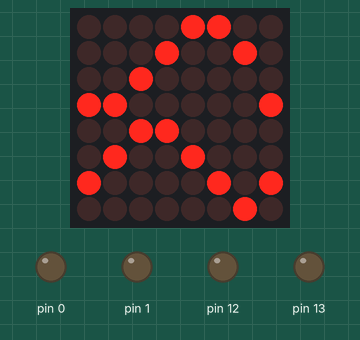
A sketch run on a simulated Arduino Uno, built with avr-gcc and run on an emulated ATmega328P. Shown: 8×8 LED matrix, output pins drawn as LEDs (lit = HIGH). Wiring (inferred from the names in the program): LED matrix (orientation assumed): rows A5, A4, A3, A2, A1, A0, pin 2, pin 3; columns pin 4, pin 5, pin 6, pin 7, pin 8, pin 9, pin 10, pin 11. Pins used as bus, display or sensor lines are not drawn.

Above: at 0.11 s.
At 0.61 s:
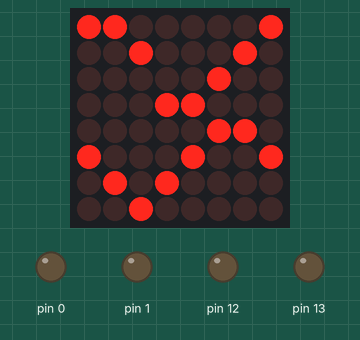
At 1.1 s:
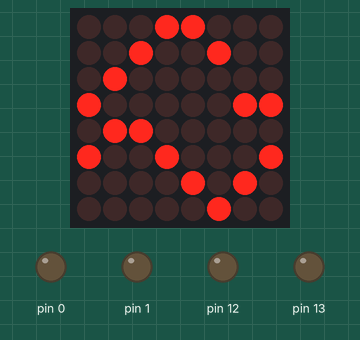

The sketch:

sketch_jan23b.ino
```cpp
int ver[8] = { A5, A4, A3, A2, A1, A0 , 2, 3};
int hor[8] = {4, 5, 6, 7, 8, 9, 10, 11};


int img[8][8] =
{
  {1,1,1,1,1,0,0,1},
  {1,1,1,1,0,1,1,0},
  {0,1,1,0,1,1,1,1},
  {1,0,0,1,1,1,1,1},
  {1,1,1,0,0,1,1,1},
  {1,1,0,1,1,0,1,1},
  {1,0,1,1,1,1,0,1},
  {0,1,1,1,1,1,1,0}
};

void Refresh()
{
  for(int i=0; i<8; i++) {
    for(int j=0;j<8;j++)
      digitalWrite(hor[j], 1);

    for(int j=0;j<8;j++) {
      if(j==i)
        digitalWrite(ver[j], HIGH);
      else
        digitalWrite(ver[j], LOW);
    }

    for(int j=0;j<8;j++)
      digitalWrite(hor[j], img[i][j]);

    delayMicroseconds(500);
  }
}

void ResetMatrix()
{
  for(int i=0; i<8; i++) {
    for(int j=0;j<8;j++) {
      img[i][j] = 1;
    }
  }
}
void setup()
{
  //ResetMatrix();
  for(int i=0; i<20; i++)
    pinMode(i, OUTPUT);
}

void loop()
{
   for(int a=0; a<8; a++) {
       for(int b=0; b<8; b++) {
         if(b!=7) {
           img[a][b] = img[a][b+1];
         }else{
           img[a][b] = img[a][0];
         }
       }
   }

   for(int c=0; c<25; c++)
         Refresh();
}
```

Measured:
- by itself, everything shown: repeats every 0.86 s, in 7 steps
